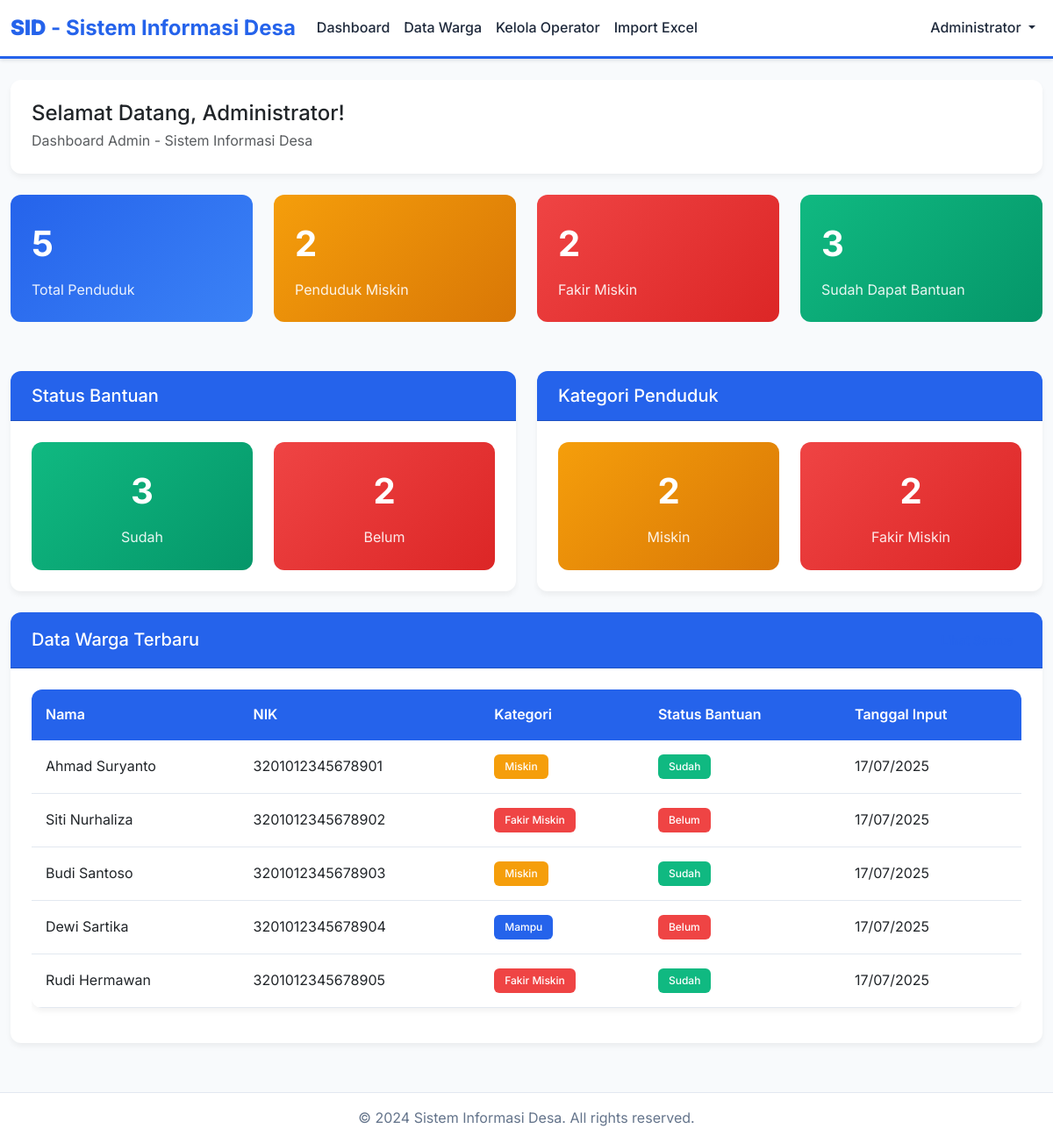
The page /public_html/village-system/admin/dashboard.php (signed in) on the database its author committed.
### tables this page shows
CREATE TABLE warga (
  id int(11) NOT NULL AUTO_INCREMENT,
  nama varchar(255) NOT NULL,
  nik varchar(20) NOT NULL,
  alamat text,
  kategori varchar(100) DEFAULT NULL,
  status_bantuan enum('Sudah','Belum') NOT NULL DEFAULT 'Belum',
  tanggal_bantuan date DEFAULT NULL,
  created_at timestamp NOT NULL DEFAULT CURRENT_TIMESTAMP,
  updated_at timestamp NOT NULL DEFAULT CURRENT_TIMESTAMP ON UPDATE CURRENT_TIMESTAMP,
  PRIMARY KEY (id),
  UNIQUE KEY nik (nik)
);

### public_html/village-system/admin/dashboard.php (the view, shortened to what this page needs)
<?php
require_once '../includes/auth.php';
$stats = [];
$result = $conn->query("SELECT COUNT(*) as total FROM warga");
$stats['total_warga'] = $result->fetch_assoc()['total'];
$result = $conn->query("SELECT COUNT(*) as total FROM warga WHERE kategori = 'Miskin'");
$stats['total_miskin'] = $result->fetch_assoc()['total'];
$result = $conn->query("SELECT COUNT(*) as total FROM warga WHERE kategori = 'Fakir Miskin'");
$stats['total_fakir_miskin'] = $result->fetch_assoc()['total'];
$result = $conn->query("SELECT COUNT(*) as total FROM warga WHERE status_bantuan = 'Sudah'");
$stats['sudah_bantuan'] = $result->fetch_assoc()['total'];
$result = $conn->query("SELECT COUNT(*) as total FROM warga WHERE status_bantuan = 'Belum'");
$stats['belum_bantuan'] = $result->fetch_assoc()['total'];
$recent_warga = $conn->query("SELECT nama, nik, kategori, status_bantuan, created_at FROM warga ORDER BY created_at DESC LIMIT 5");
?>
<!DOCTYPE html>
<html lang="id">
<head>
    <link href="https://cdn.jsdelivr.net/npm/bootstrap@5.3.0/dist/css/bootstrap.min.css" rel="stylesheet">
    <link href="../assets/css/style.css" rel="stylesheet">
</head>
<body>
    <nav class="navbar navbar-expand-lg navbar-light">
        <div class="container-fluid">
            <a class="navbar-brand" href="dashboard.php">
                <strong>SID</strong> - Sistem Informasi Desa
            </a>
            <div class="collapse navbar-collapse" id="navbarNav">
                <ul class="navbar-nav me-auto">
                    <li class="nav-item">
                        <a class="nav-link active" href="dashboard.php">Dashboard</a>
                    </li>
                    <li class="nav-item">
                        <a class="nav-link" href="warga.php">Data Warga</a>
                    </li>
                    <li class="nav-item">
                        <a class="nav-link" href="operators.php">Kelola Operator</a>
                    </li>
                    <li class="nav-item">
                        <a class="nav-link" href="import.php">Import Excel</a>
                    </li>
                </ul>
                <ul class="navbar-nav">
                    <li class="nav-item dropdown">
                        <a class="nav-link dropdown-toggle" href="#" role="button" data-bs-toggle="dropdown">
                            <?php echo htmlspecialchars($_SESSION['user_name']); ?>
                        </a>
                    </li>
                </ul>
            </div>
        </div>
    </nav>
    <div class="container-fluid py-4">
        <div class="row mb-4">
            <div class="col-12">
                <div class="card">
                    <div class="card-body">
                        <h4 class="mb-1">Selamat Datang, <?php echo htmlspecialchars($_SESSION['user_name']); ?>!</h4>
                        <p class="text-muted mb-0">Dashboard Admin - Sistem Informasi Desa</p>
                    </div>
                </div>
            </div>
        </div>
        <div class="row mb-4">
            <div class="col-lg-3 col-md-6 mb-3">
                <div class="stats-card">
                    <div class="stats-number"><?php echo number_format($stats['total_warga']); ?></div>
                    <div class="stats-label">Total Penduduk</div>
                </div>
            </div>
            <div class="col-lg-3 col-md-6 mb-3">
                <div class="stats-card warning">
                    <div class="stats-number"><?php echo number_format($stats['total_miskin']); ?></div>
                    <div class="stats-label">Penduduk Miskin</div>
                </div>
            </div>
            <div class="col-lg-3 col-md-6 mb-3">
                <div class="stats-card danger">
                    <div class="stats-number"><?php echo number_format($stats['total_fakir_miskin']); ?></div>
                    <div class="stats-label">Fakir Miskin</div>
                </div>
            </div>
            <div class="col-lg-3 col-md-6 mb-3">
                <div class="stats-card success">
                    <div class="stats-number"><?php echo number_format($stats['sudah_bantuan']); ?></div>
                    <div class="stats-label">Sudah Dapat Bantuan</div>
                </div>
            </div>
        </div>
        <div class="row mb-4">
            <div class="col-lg-6">
                <div class="card">
                    <div class="card-header">
                        <h5 class="mb-0">Status Bantuan</h5>
                    </div>
                    <div class="card-body">
                        <div class="row text-center">
                            <div class="col-6">
                                <div class="stats-card success mb-0">
                                    <div class="stats-number"><?php echo $stats['sudah_bantuan']; ?></div>
                                    <div class="stats-label">Sudah</div>
                                </div>
                            </div>
                            <div class="col-6">
                                <div class="stats-card danger mb-0">
                                    <div class="stats-number"><?php echo $stats['belum_bantuan']; ?></div>
                                    <div class="stats-label">Belum</div>
                                </div>
                            </div>
                        </div>
                    </div>
                </div>
            </div>
            <div class="col-lg-6">
                <div class="card">
                    <div class="card-header">
                        <h5 class="mb-0">Kategori Penduduk</h5>
                    </div>
                    <div class="card-body">
                        <div class="row text-center">
                            <div class="col-6">
                                <div class="stats-card warning mb-0">
                                    <div class="stats-number"><?php echo $stats['total_miskin']; ?></div>
                                    <div class="stats-label">Miskin</div>
                                </div>
                            </div>
                            <div class="col-6">
                                <div class="stats-card danger mb-0">
                                    <div class="stats-number"><?php echo $stats['total_fakir_miskin']; ?></div>
                                    <div class="stats-label">Fakir Miskin</div>
                                </div>
                            </div>
                        </div>
                    </div>
                </div>
            </div>
        </div>
        <div class="row">
            <div class="col-12">
                <div class="card">
                    <div class="card-header d-flex justify-content-between align-items-center">
                        <h5 class="mb-0">Data Warga Terbaru</h5>
                        <a href="warga.php" class="btn btn-outline-primary btn-sm">Lihat Semua</a>
                    </div>
                    <div class="card-body">
                        <?php if ($recent_warga->num_rows > 0): ?>
                            <div class="table-responsive">
                                <table class="table table-hover">
                                    <thead>
                                        <tr>
                                            <th>Nama</th>
                                            <th>NIK</th>
                                            <th>Kategori</th>
                                            <th>Status Bantuan</th>
                                            <th>Tanggal Input</th>
                                        </tr>
                                    </thead>
                                    <tbody>
                                        <?php while ($row = $recent_warga->fetch_assoc()): ?>
                                            <tr>
                                                <td><?php echo htmlspecialchars($row['nama']); ?></td>
                                                <td><?php echo htmlspecialchars($row['nik']); ?></td>
                                                <td>
                                                    <span class="badge <?php
                                                        echo $row['kategori'] === 'Miskin' ? 'badge-warning' :
                                                            ($row['kategori'] === 'Fakir Miskin' ? 'badge-danger' : 'badge-primary');
                                                    ?>">
                                                        <?php echo htmlspecialchars($row['kategori']); ?>
                                                    </span>
                                                </td>
                                                <td>
                                                    <span class="badge <?php echo $row['status_bantuan'] === 'Sudah' ? 'badge-success' : 'badge-danger'; ?>">
                                                        <?php echo $row['status_bantuan']; ?>
                                                    </span>
                                                </td>
                                                <td><?php echo date('d/m/Y', strtotime($row['created_at'])); ?></td>
                                            </tr>
                                        <?php endwhile; ?>
                                    </tbody>
                                </table>
                            </div>
                        <?php endif; ?>
                    </div>
                </div>
            </div>
        </div>
    </div>
    <footer class="footer">
        <div class="container-fluid">
            <p class="mb-0">&copy; 2024 Sistem Informasi Desa. All rights reserved.</p>
        </div>
    </footer>
</body>
</html>

### public_html/village-system/assets/css/style.css (style rules this page uses)
:root { --primary-blue: #2563eb; --light-blue: #3b82f6; --dark-blue: #1d4ed8; --bg-light: #f8fafc; --bg-white: #ffffff; --text-dark: #1e293b; --text-gray: #64748b; --border-color: #e2e8f0; --success-green: #10b981; --warning-yellow: #f59e0b; --danger-red: #ef4444; }
body { font-family: 'Inter', 'Segoe UI', Tahoma, Geneva, Verdana, sans-serif; background-color: var(--bg-light); color: var(--text-dark); line-height: 1.6; }
.navbar-brand { font-weight: 700; color: var(--primary-blue) !important; font-size: 1.5rem; }
.navbar { background-color: var(--bg-white) !important; box-shadow: 0 2px 4px rgba(0,0,0,0.1); border-bottom: 3px solid var(--primary-blue); }
.navbar-nav .nav-link { color: var(--text-dark) !important; font-weight: 500; transition: color 0.3s ease; }
.card { border: none; border-radius: 12px; box-shadow: 0 4px 6px rgba(0,0,0,0.05); transition: transform 0.2s ease, box-shadow 0.2s ease; }
.card-header { background-color: var(--primary-blue); color: white; border-radius: 12px 12px 0 0 !important; font-weight: 600; padding: 1rem 1.5rem; }
.card-body { padding: 1.5rem; }
.btn-outline-primary { color: var(--primary-blue); border-color: var(--primary-blue); font-weight: 500; border-radius: 8px; }
.table { background-color: var(--bg-white); border-radius: 12px; overflow: hidden; box-shadow: 0 4px 6px rgba(0,0,0,0.05); }
.table thead th { background-color: var(--primary-blue); color: white; font-weight: 600; border: none; padding: 1rem; }
.table tbody td { padding: 1rem; border-color: var(--border-color); vertical-align: middle; }
.stats-card { background: linear-gradient(135deg, var(--primary-blue), var(--light-blue)); color: white; border-radius: 12px; padding: 1.5rem; margin-bottom: 1rem; }
.stats-card.success { background: linear-gradient(135deg, var(--success-green), #059669); }
.stats-card.warning { background: linear-gradient(135deg, var(--warning-yellow), #d97706); }
.stats-card.danger { background: linear-gradient(135deg, var(--danger-red), #dc2626); }
.stats-number { font-size: 2.5rem; font-weight: 700; margin-bottom: 0.5rem; }
.stats-label { font-size: 1rem; opacity: 0.9; }
.badge { font-weight: 500; padding: 0.5rem 0.75rem; border-radius: 6px; }
.badge-success { background-color: var(--success-green); }
.badge-warning { background-color: var(--warning-yellow); }
.badge-danger { background-color: var(--danger-red); }
.badge-primary { background-color: var(--primary-blue); }
.footer { background-color: var(--bg-white); border-top: 1px solid var(--border-color); padding: 1rem 0; margin-top: 2rem; color: var(--text-gray); text-align: center; }

### rows shown on the page
warga: nama "Ahmad Suryanto", nik "3201012345678901", kategori "Miskin", status_bantuan "Sudah", created_at "17/07/2025"
warga: nama "Siti Nurhaliza", nik "3201012345678902", kategori "Fakir Miskin", status_bantuan "Belum", created_at "17/07/2025"
warga: nama "Budi Santoso", nik "3201012345678903", kategori "Miskin", status_bantuan "Sudah", created_at "17/07/2025"
warga: nama "Dewi Sartika", nik "3201012345678904", kategori "Mampu", status_bantuan "Belum", created_at "17/07/2025"
warga: nama "Rudi Hermawan", nik "3201012345678905", kategori "Fakir Miskin", status_bantuan "Sudah", created_at "17/07/2025"

### other values the page prints
$_SESSION['user_name'] "Administrator"
$stats['total_warga'] "5"
$stats['total_miskin'] "2"
$stats['total_fakir_miskin'] "2"
$stats['sudah_bantuan'] "3"
$stats['belum_bantuan'] "2"
